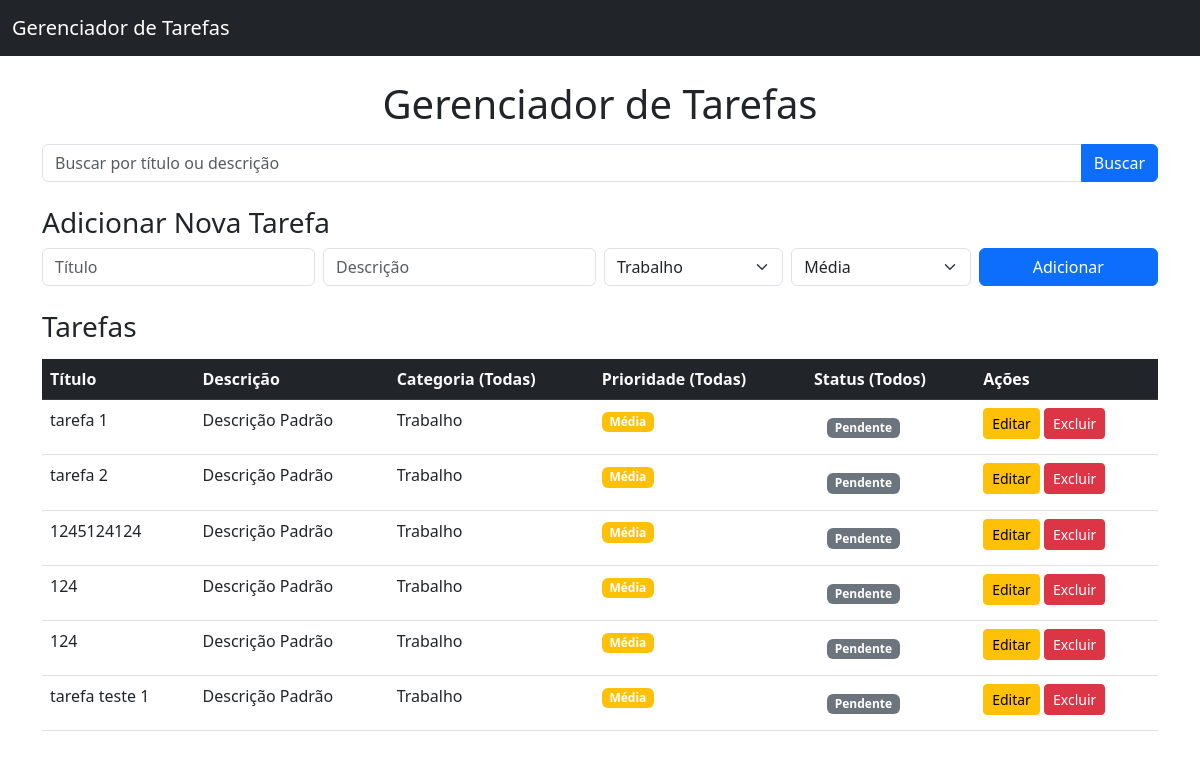
The page / on the database its author committed.
### tables this page shows
CREATE TABLE tasks (
        id INTEGER PRIMARY KEY AUTOINCREMENT,
        title TEXT NOT NULL,
        description TEXT,
        category TEXT,
        priority TEXT,
        status TEXT,
        created_at DATETIME
    );

### appErro.py (the view)
@app.route('/')
def index():
    search_query = request.args.get('search', '')  # Busca não remove espaços extras
    sort_by = request.args.get('sort_by', 'priority')  # Ordenação pode não funcionar corretamente
    conn = connect_db()
    cursor = conn.cursor()
    query = f"SELECT * FROM tasks WHERE title LIKE ? OR description LIKE ? ORDER BY {sort_by}"
    try:
        cursor.execute(query, (f"%{search_query}%", f"%{search_query}%"))
        tasks = cursor.fetchall()
    except sqlite3.OperationalError:  # Erro ao ordenar por coluna inválida
        tasks = []
    conn.close()
    return render_template('index.html', tasks=tasks, search_query=search_query)

### appErro.py (called while the page is built)
def connect_db():
    conn = sqlite3.connect(DATABASE)
    conn.row_factory = sqlite3.Row
    return conn

### templates/index.html (shortened to what this page needs)
<!DOCTYPE html>
<html lang="en">
<head>
    <link href="https://cdn.jsdelivr.net/npm/bootstrap@5.3.0/dist/css/bootstrap.min.css" rel="stylesheet">
</head>
<body>
    <nav class="navbar navbar-expand-lg navbar-dark bg-dark">
        <div class="container-fluid">
            <a class="navbar-brand" href="/">Gerenciador de Tarefas</a>
        </div>
    </nav>
    <div class="container mt-4">
        <header class="text-center mb-4">
            <h1>Gerenciador de Tarefas</h1>
            <form method="GET" action="/" class="mt-3">
                <div class="input-group">
                    <input type="text" name="search" value="{{ search_query }}" class="form-control"
                           placeholder="Buscar por título ou descrição">
                    <button type="submit" class="btn btn-primary">Buscar</button>
                </div>
            </form>
        </header>
        <section class="mb-4">
            <h3>Adicionar Nova Tarefa</h3>
            <form method="POST" action="/add" class="row g-2">
                <div class="col-md-3">
                    <input type="text" name="title" class="form-control" placeholder="Título" required>
                </div>
                <div class="col-md-3">
                    <input type="text" name="description" class="form-control" placeholder="Descrição">
                </div>
                <div class="col-md-2">
                    <select name="category" class="form-select">
                        <option value="Trabalho">Trabalho</option>
                    </select>
                </div>
                <div class="col-md-2">
                    <select name="priority" class="form-select">
                        <option value="Média" selected>Média</option>
                    </select>
                </div>
                <div class="col-md-2">
                    <button type="submit" class="btn btn-primary w-100">Adicionar</button>
                </div>
            </form>
        </section>
        <section>
            <h3 class="mb-3">Tarefas</h3>
            <table class="table table-hover">
                <thead class="table-dark">
                    <tr>
                        <th><a href="/?sort_by=title" class="text-light text-decoration-none">Título</a></th>
                        <th><a href="/?sort_by=description" class="text-light text-decoration-none">Descrição</a></th>
                        <th>
                            <a href="/?sort_by=category&filter_value={{ next_filter_value }}" class="text-light text-decoration-none">
                                Categoria ({{ filter_value if filter_value else 'Todas' }})
                            </a>
                        </th>
                        <th>
                            <a href="/?sort_by=priority&filter_value={{ next_filter_value }}" class="text-light text-decoration-none">
                                Prioridade ({{ filter_value if filter_value else 'Todas' }})
                            </a>
                        </th>
                        <th>
                            <a href="/?sort_by=status&filter_value={{ next_filter_value }}" class="text-light text-decoration-none">
                                Status ({{ filter_value if filter_value else 'Todos' }})
                            </a>
                        </th>
                        <th>Ações</th>
                    </tr>
                </thead>
                <tbody>
                    {% for task in tasks %}
                    <tr>
                        <td>{{ task['title'] }}</td>
                        <td>{{ task['description'] }}</td>
                        <td>{{ task['category'] }}</td>
                        <td>
                            <span class="badge {% if task['priority'] == 'Alta' %}bg-danger{% elif task['priority'] == 'Média' %}bg-warning{% else %}bg-success{% endif %}">
                                {{ task['priority'] }}
                            </span>
                        </td>
                        <td>
                            <form action="/toggle_status/{{ task['id'] }}" method="POST" style="display:inline;">
                                <button type="submit" class="btn btn-link text-decoration-none">
                                    <span class="badge {% if task['status'] == 'Concluído' %}bg-success{% else %}bg-secondary{% endif %}">
                                        {{ task['status'] }}
                                    </span>
                                </button>
                            </form>
                        </td>
                        <td>
                            <a href="/edit/{{ task['id'] }}" class="btn btn-warning btn-sm">Editar</a>
                            <form action="/delete/{{ task['id'] }}" method="POST" style="display:inline;">
                                <button class="btn btn-danger btn-sm">Excluir</button>
                            </form>
                        </td>
                    </tr>
                    {% endfor %}
                </tbody>
            </table>
        </section>
    </div>
</body>
</html>

### rows shown on the page
tasks: title "tarefa 1", description "Descrição Padrão", category "Trabalho", priority "Média", status "Pendente"
tasks: title "tarefa 2", description "Descrição Padrão", category "Trabalho", priority "Média", status "Pendente"
tasks: title "1245124124", description "Descrição Padrão", category "Trabalho", priority "Média", status "Pendente"
tasks: title "124", description "Descrição Padrão", category "Trabalho", priority "Média", status "Pendente"
tasks: title "124", description "Descrição Padrão", category "Trabalho", priority "Média", status "Pendente"
tasks: title "tarefa teste 1", description "Descrição Padrão", category "Trabalho", priority "Média", status "Pendente"

### other values the page prints
{{ filter_value if filter_value else 'Todas' }} "Todas"
{{ filter_value if filter_value else 'Todos' }} "Todos"
